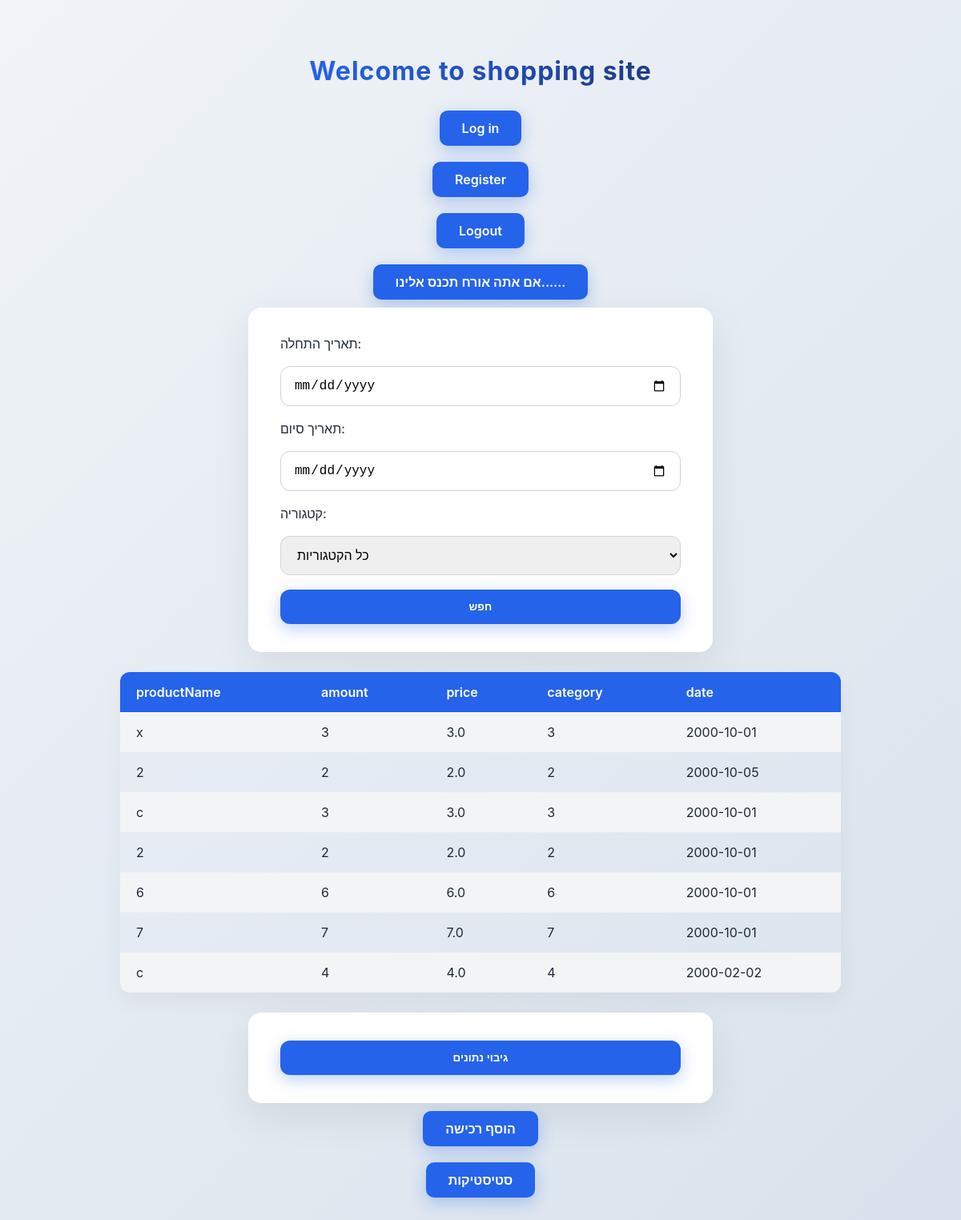
The app's page /profile (signed in) with its own data.
### app.py (models this page shows)
class Purchase(db.Model):
    id = db.Column(db.Integer, primary_key=True)
    product_name = db.Column(db.String, nullable=True)
    amount = db.Column(db.Integer, nullable=True)
    price = db.Column(db.Float, nullable=True)
    category = db.Column(db.String, nullable=True)
    date = db.Column(db.Date, nullable=True)
    user_id = db.Column(db.Integer, db.ForeignKey('user.id'), nullable=False)

### app.py (the view)
@app.get("/profile")
def getProfile():
    Purchase.query.filter(Purchase.date < datetime(1900, 1, 1).date()).delete()
    db.session.commit()
    db.session.commit()
    user_id = session.get('user_id')
    if not user_id:
        return redirect(url_for('getLogin'))
    user = User.query.get(user_id)
    if not user:
        return "User not found"
    user_purchases = user.purchases
    return render_template("profile.html", purchases=user_purchases)

### templates/profile.html (shortened to what this page needs)
{% extends 'index.html'%}
{% block head %}
 <link rel="stylesheet" href="{{ url_for('static', filename='css/profile.css') }}">
{% endblock  %}
{% block body %}
<form method="post" action="{{ url_for('postShow') }}">
    תאריך התחלה: <input type="date" name="start" value="{{ start }}">
    תאריך סיום: <input type="date" name="end" value="{{ end }}">
    קטגוריה:
    <select name="category">
        <option value="all" {% if category == 'all' or not category %}selected{% endif %}>כל הקטגוריות</option>
    </select>
    <button type="submit">חפש</button>
</form>
{% if purchases %}
<table>
    <tr>
        <th>productName</th>
        <th>amount</th>
        <th>price</th>
        <th>category</th>
        <th>date</th>
    </tr>
    {% for p in purchases %}
    <tr>
        <td>{{ p.product_name }}</td>
        <td>{{ p.amount }}</td>
        <td>{{ p.price }}</td>
        <td>{{ p.category }}</td>
        <td>{{ p.date }}</td>
    </tr>
    {% endfor %}
</table>
{% else %}
<h2>אין רכישות</h2>
{% endif %}
<form action="{{ url_for('saveData') }}" method="get">
    <button type="submit">גיבוי נתונים</button>
</form>
<a href="/add">הוסף רכישה</a>
<a href="/graph">סטיסטיקות</a>
{% endblock  %}

### static/css/index.css (style rules this page uses)
body { background: linear-gradient(135deg, #f0f4f8, #d9e2ec); font-family: 'Inter', sans-serif; color: #1f2937; display: flex; flex-direction: column; align-items: center; padding: 40px 20px; min-height: 100vh; }
a { display: inline-block; margin: 10px 15px; padding: 12px 28px; border-radius: 10px; background-color: #2563eb; color: white; font-weight: 600; text-decoration: none; transition: all 0.3s ease; box-shadow: 0 6px 20px rgba(37,99,235,0.3); }
button, .btn { padding: 14px 25px; border-radius: 12px; border: none; background-color: #2563eb; color: #fff; font-weight: 700; cursor: pointer; box-shadow: 0 6px 20px rgba(37,99,235,0.3); transition: all 0.3s ease; }
form { background-color: #fff; padding: 35px 40px; border-radius: 16px; box-shadow: 0 15px 50px rgba(0,0,0,0.08); display: flex; flex-direction: column; gap: 18px; width: 100%; max-width: 500px; transition: transform 0.3s ease; }
input, select { padding: 14px 16px; border-radius: 12px; border: 1px solid #cbd5e1; font-size: 16px; transition: all 0.3s ease; }
table { width: 100%; max-width: 900px; border-collapse: collapse; margin: 30px 0; border-radius: 12px; overflow: hidden; box-shadow: 0 15px 50px rgba(0,0,0,0.05); }
th, td { padding: 16px 20px; text-align: left; font-size: 16px; }
th { background-color: #2563eb; color: #fff; font-weight: 600; }
tr:nth-child(even) td { background-color: #f3f4f6; }

### static/css/profile.css (style rules this page uses)
table { width: 100%; max-width: 900px; border-collapse: collapse; margin: 25px 0; border-radius: 12px; overflow: hidden; box-shadow: 0 10px 30px rgba(0,0,0,0.05); }
th, td { padding: 15px 20px; text-align: left; font-size: 16px; }
th { background-color: #2563eb; color: #fff; font-weight: 600; }
tr:nth-child(even) td { background-color: #f3f4f6; }

### records on screen
Purchase: product_name "x", amount "3", price "3.0", category "3", date "2000-10-01"
Purchase: product_name "2", amount "2", price "2.0", category "2", date "2000-10-05"
Purchase: product_name "c", amount "3", price "3.0", category "3", date "2000-10-01"
Purchase: product_name "2", amount "2", price "2.0", category "2", date "2000-10-01"
Purchase: product_name "6", amount "6", price "6.0", category "6", date "2000-10-01"
Purchase: product_name "7", amount "7", price "7.0", category "7", date "2000-10-01"
Purchase: product_name "c", amount "4", price "4.0", category "4", date "2000-02-02"
